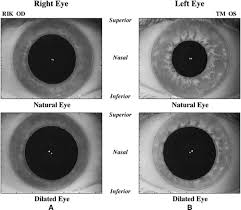
//> input picture Project2/Project2/olho5.jpg, 241 x 210 px
$ ./main   (built with g++ and OpenCV 4)
//> lines starting //> are read from the running program, lines starting //| are printed output that depends on the picture
#include "opencv2/imgproc/imgproc.hpp"
#include "opencv2/highgui/highgui.hpp"
#include <opencv2/opencv.hpp>
#include <iostream>
#include <vector>

using namespace cv;
using namespace std;

vector<Vec3f> circles;
int threshold_value = 0;
int threshold_type = 3;
int const max_value = 255;
int const max_type = 4;
int const max_BINARY_value = 255;

int p = 0;
Mat src, src_gray, dst;

/// Function headers
void proc_imagem(int, void*);
void imprime_circulo(int, void*);

int main()
{
	//Carrega imagem
	src = imread("olho5.jpg");
//> src is the input picture: 210 rows x 241 cols, CV_8UC3; min 0, max 255, mean 151.9

	//Blur para evitar ru韉os
	medianBlur(src, src, 1);
	medianBlur(src, src, 1);
	cvtColor(src, src_gray, COLOR_BGR2GRAY);

	namedWindow("Qualquer tecla para update", WINDOW_AUTOSIZE);

	//Trackbar para mudar o valor m醲imo de Threshold


	createTrackbar("Valor: ",
		"Qualquer tecla para update", &threshold_value,
		max_value, proc_imagem);

	//Trackbar para mudar o tipo de Threshold

	createTrackbar("Tipo: ",
		"Qualquer tecla para update", &threshold_type,
		max_type, proc_imagem);

	// inicializa funcao
	proc_imagem(0, 0);

	cout << "Aperte uma tecla para atualizar a imagem";
	while (1) {

		imprime_circulo(0,0);
		waitKey(0);
	}
}

void proc_imagem(int, void*){

	Mat src_test;
	threshold(src_gray, dst, threshold_value, max_BINARY_value, threshold_type);
	GaussianBlur(dst, src_test, Size(9, 9), 0, 0);
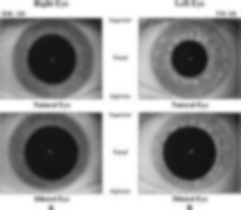
//> src_test: 210 rows x 241 cols, CV_8UC1; min 18, max 255, mean 151.6


}
void imprime_circulo(int, void*) {

	HoughCircles(dst, circles, HOUGH_GRADIENT, 1, dst.rows / 8, 100, 20, 0, 0);
//> circles = 46 circles (x, y, radius), first 12: [94.5, 106.5, 89], [135.5, 105.5, 88.7], [56.5, 153.5, 47.9], [194.5, 62.5, 45.6], [119.5, 6.5, 109.3], [115.5, 84.5, 66.7], [122.5, 139.5, 83.8], [171.5, 144.5, 45.5], [197.5, 152.5, 46.3], [52.5, 55.5, 42.7], [111.5, 206.5, 122.9], [89.5, 3.5, 95.9]
	if (circles.size() == 0) exit(-1);
	for (size_t current_circle = 0; current_circle < circles.size(); ++current_circle) {
		Point center(round(circles[current_circle][0]), round(circles[current_circle][1]));
		int radius = round(circles[current_circle][2]);

		circle(dst, center, radius, Scalar(100, 100, 0), 2);
	}
//> this loop made 46 passes
//> (center, radius) on passes 1 to 12: (Point(95, 107), 89), (Point(136, 106), 89), (Point(57, 154), 48), (Point(195, 63), 46), (Point(120, 7), 109), (Point(116, 85), 67), (Point(123, 140), 84), (Point(172, 145), 46), (Point(198, 153), 46), (Point(53, 56), 43), (Point(112, 207), 123), (Point(90, 4), 96)
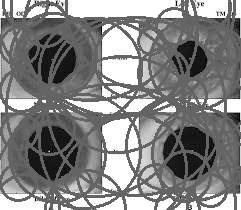
//> dst: 210 rows x 241 cols, CV_8UC1; min 0, max 255, mean 132.9
	imshow("Teste", dst);
}
